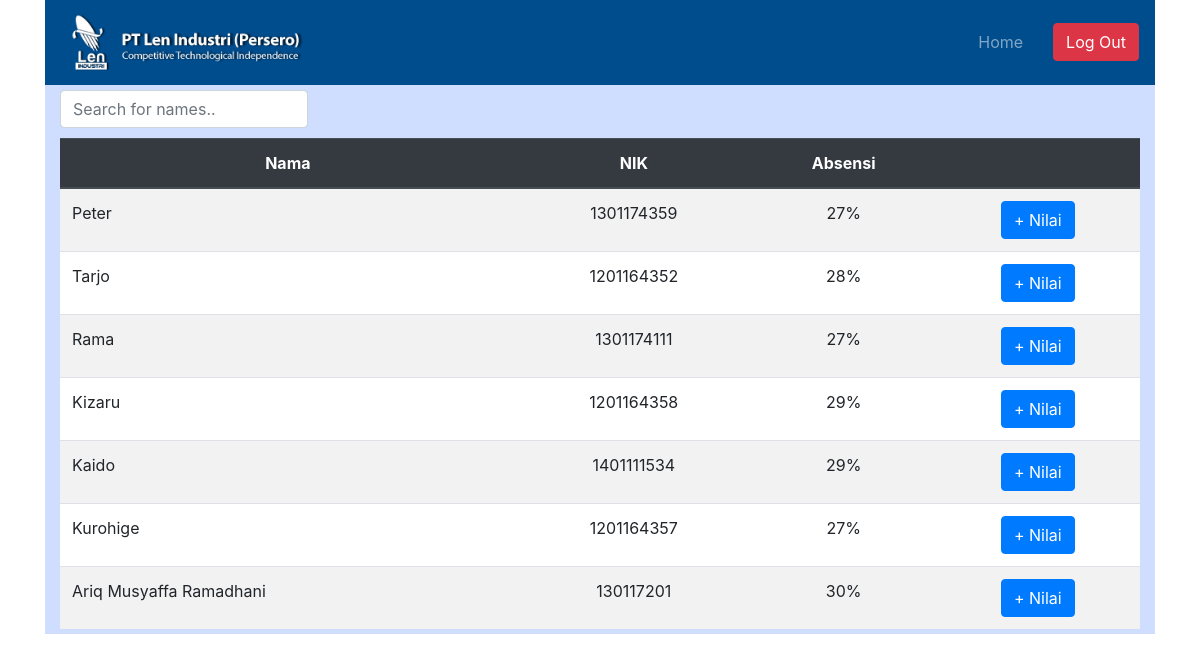
Before: /index.php/c_dashboard_atasan with the older database file.
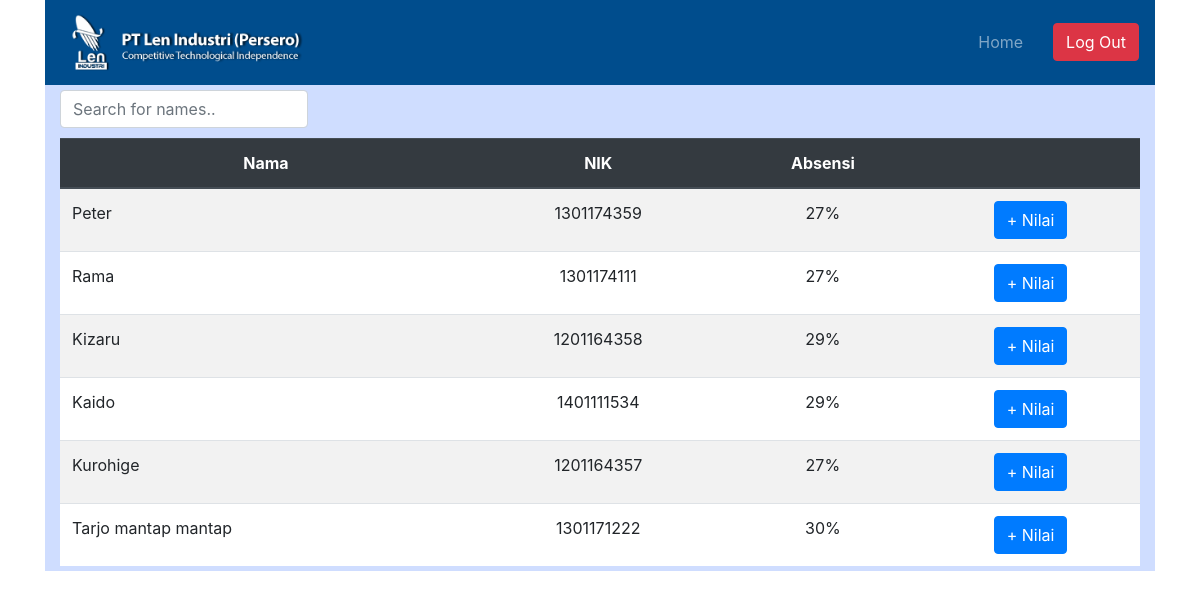
After: the same page with the newer database file.
### tables this page shows
CREATE TABLE `karyawan` (
  `id_karyawan` int(11) NOT NULL,
  `id_evaluasi` int(11) DEFAULT NULL,
  `id_absensi` int(11) NOT NULL,
  `nama` varchar(255) NOT NULL,
  `nik` int(10) NOT NULL,
  `divisi` varchar(255) NOT NULL,
  `jabatan` varchar(255) NOT NULL,
  `bagian` varchar(255) NOT NULL,
  `nilai_hasil` float NOT NULL,
  `end_periode` date NOT NULL,
  `start_periode` date NOT NULL,
  `status` varchar(255) NOT NULL,
  `alasan` varchar(255) DEFAULT NULL,
  `anggaran` varchar(255) DEFAULT NULL,
  `kode_pagu` varchar(255) DEFAULT NULL
);

CREATE TABLE `absensi` (
  `id_absensi` int(11) NOT NULL,
  `nik` int(10) NOT NULL,
  `sakit` float NOT NULL,
  `izin` float NOT NULL,
  `alpa` float NOT NULL,
  `periode` int(11) NOT NULL,
  `terlambat` float NOT NULL,
  `nilai_absen` float NOT NULL,
  `nilai_produktivitas` float NOT NULL
);

### application/controllers/C_dashboard_atasan.php (called while the page is built, shortened)
<?php
class C_dashboard_atasan extends CI_Controller {
    public function __construct(){
		$this->load->model('M_weblen2');
    }
    public function index(){
        $data['listEmp'] = $this->M_weblen2->getDatKar2();
        $this->load->view('atasan/V_dashboard_atasan',$data);
    }
}

### index.php (called while the page is built, shortened)
<?php
require_once BASEPATH.'core/CodeIgniter.php';

### application/models/M_weblen2.php (called while the page is built, shortened)
<?php
class M_weblen2 extends CI_Model {
    public function getDatKar2()
    {
        $this->db->select('karyawan.id_karyawan,karyawan.nama,karyawan.nik,absensi.nilai_absen');
        $this->db->from('karyawan');
        $this->db->join('absensi','karyawan.id_absensi = absensi.id_absensi');
        $this->db->where('nilai_hasil',0);
        $query = $this->db->get();
        return $query->result_array();
    }
}

### application/views/atasan/V_dashboard_atasan.php (the view, shortened to what this page needs)
<!DOCTYPE html>
<html>
<head>
	<link rel="stylesheet" href="<?= base_url()?>/assets/style/style1.css">
	<link rel="stylesheet" href="<?= base_url()?>/assets/css/bootstrap.min.css">
</head>
<body>
	<div class="container">
        <?php $this->load->view('navbar.php') ?>
		<div class="container main_bgr2">
			<form action="" method="">
			<div class="row" style=" margin-bottom: 10px;">
					<div class="col-md-3">
						<input class="form-control" type="text" id="myInput" onkeyup="myFunction()" placeholder="Search for names.." title="Type in a name">
					</div>
				</div>
		    </form>
		    <div class="row">
		        <div class="col-md-12">
		            <div class="table-responsive" style="background-color: white;">
		                <table class="table table-striped" id="myTable" style="margin-bottom: 0px;">
		                    <thead class="thead-dark" style=" text-align: center;">
		                    <tr>
		                        <th scope="col">Nama</th>
		                        <th scope="col">NIK</th>
		                        <th scope="col">Absensi</th>
		                        <th scope="col"></th>
		                    </tr>
		                    </thead>
		                    <tbody>
							<?php foreach($listEmp as $emp): ?>
		                    <tr>
		                        <td><?= $emp['nama']?></td>
		                        <td style=" text-align: center;"><?= $emp['nik']?></td>
		                        <td style=" text-align: center;"><?= $emp['nilai_absen']?>%</td>
		                        <td style=" text-align: center;"><a href="<?= base_url(); ?>C_nilai_atasan/index/<?= $emp['id_karyawan'] ?>"> <button class="btn btn-primary"> + Nilai </button> </td>
							</tr>
							<?php endforeach ?>
		                    </tbody>
		                </table>
		            </div>
		        </div>
		    </div>
		</div>
	</div>
</body>
</html>

### application/views/navbar.php
<div class="row">
    <div class="col-md-12">
        <nav class="navbar navbar-dark navbar-expand-sm" style="background-color: #004D8D;">
            <a href="<?php echo site_url('C_dashboard_atasan'); ?>" class="navbar-brand">
                <img src="<?= base_url()?>/assets/img/logoo.png" alt="Logo" style="width:250px;">
            </a>
            <ul class="navbar-nav ml-auto">
                <li class="nav-item">
                    <a class="nav-link" style="padding-right: 30px;" href="<?php echo site_url('C_dashboard_atasan'); ?>">Home</a>
                </li>
            </ul>
            <form class="form-inline" action="<?php echo site_url('C_landing_page'); ?>">
                <button class="btn btn-danger my-2 my-sm-0" type="submit">Log Out</button>
            </form>
        </nav>
    </div>
</div>

### assets/style/style1.css (style rules this page uses)
.main_bgr2 { background-color: #CFDDFF; padding: 5px 5px 5px 5px; height: 100%; }

Changed rows visible on the page:
no longer on this page (row edited): karyawan: nama "Tarjo", nik "1201164352", id_absensi.nilai_absen "28"
removed karyawan: nama "Ariq Musyaffa Ramadhani", nik "130117201", id_absensi.nilai_absen "30"
added karyawan: nama "Tarjo mantap mantap", nik "1301171222", id_absensi.nilai_absen "30"
